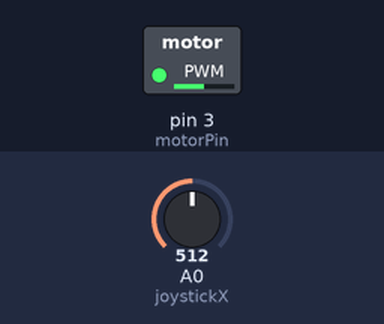
The sketch below on a simulated Arduino Uno, built with avr-gcc and run on an emulated ATmega328P. Parts: switched loads named in the sketch (green lamp = pin HIGH). The test bench sets the inputs (shaded band); at power-on: A0 (joystickX) = 512.

Above: at 1.2 s.
1.3 s: A0 (joystickX) set to 716
At 2.5 s:
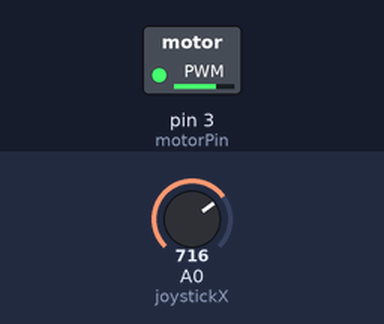
2.8 s: A0 (joystickX) set to 900
At 4.0 s:
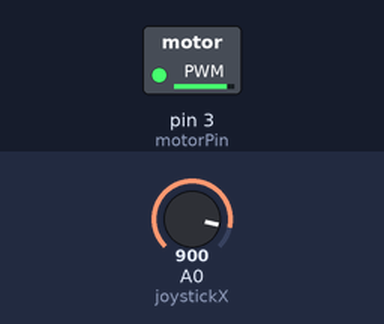
4.3 s: A0 (joystickX) set to 122
At 5.3 s:
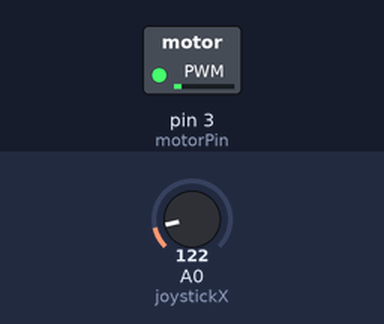
5.8 s: A0 (joystickX) set to 0
At 6.6 s:
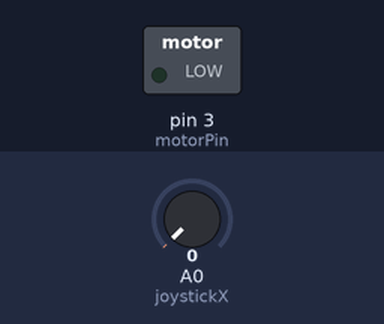
7.3 s: A0 (joystickX) set to 511
At 8.0 s:
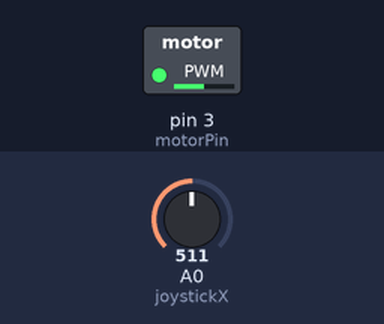
Timing chart, 0 to 9.8 s (numbered marks = the images above; inputs shaded):
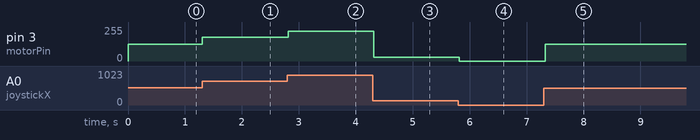

Measured:
- after the input at 1.3 s, pin 3 (motorPin): 127/255 → 178/255 at once
- after the input at 2.8 s, pin 3 (motorPin): 178/255 → 224/255 at once
- after the input at 4.3 s, pin 3 (motorPin): 224/255 → 30/255 at once
- after the input at 5.8 s, pin 3 (motorPin): 30/255 → 0/255 at once
- after the input at 7.3 s, pin 3 (motorPin): 0/255 → 127/255 at once

The sketch:

21.pwm_dc_motor.ino
```cpp
#define motorPin 3
#define joystickX A0

void setup() {
  pinMode(motorPin, OUTPUT);
}

void loop() {
  int joystickValue = analogRead(joystickX);
  int motorSpeed = map(joystickValue, 0, 1023, 0, 255);  // Map joystick value to motor speed

  analogWrite(motorPin, motorSpeed);  // Control motor speed

  delay(50);
}
```
